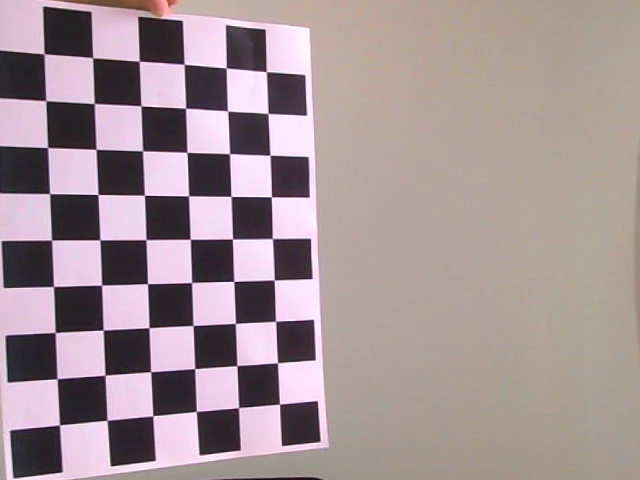
#> input picture img_file/left_rectified.png, 640 x 480 px
$ python wls_improve.py
#> lines starting #> are read from the running program, lines starting #| are printed output that depends on the picture
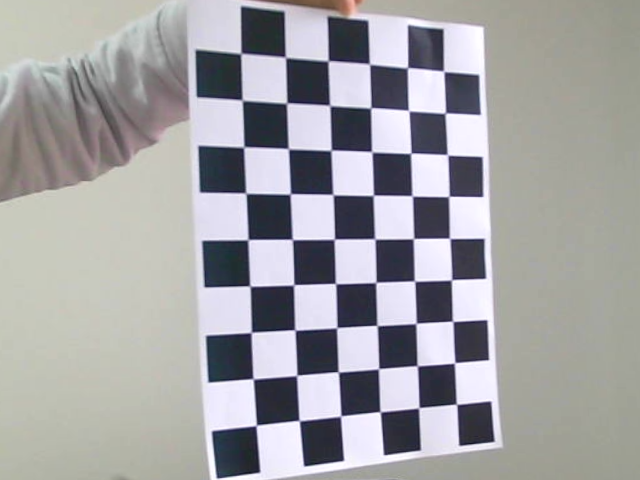
#> input picture img_file/right_rectified.png, 640 x 480 px
import cv2
import matplotlib.pyplot as plt
import numpy as np

def compute_disparity_and_depth(left_rectified, right_rectified):
    # Set up parameters for StereoSGBM algorithm
    window_size = 5
    min_disp = 0
    num_disp = 16 - min_disp
    stereo = cv2.StereoSGBM_create(minDisparity=min_disp,
                                   numDisparities=num_disp,
                                   blockSize=16,
                                   P1=8*3*window_size**2,
                                   P2=32*3*window_size**2,
                                   disp12MaxDiff=1,
                                   uniquenessRatio=10,
                                   speckleWindowSize=100,
                                   speckleRange=32
                                  )

    # Compute disparity image
    disparity = stereo.compute(left_rectified, right_rectified).astype(np.float32) / 16.0

    f = 900  # extract & average from stereoParameters.mat
    T = 0.123  # extract from stereoParameters.mat

    # Compute depth map
    depth = f * T / (disparity + 0.00001)  # adding a small value to avoid division by zero
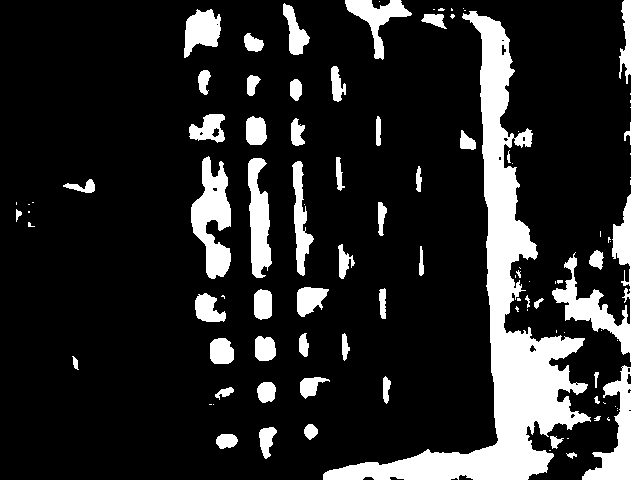
#> depth: shape (480, 640) float32; min -110.7, max 11070000, mean 1872532.5; drawn with min black and max white

    # Return disparity and depth maps
    return disparity, depth


def compute_disparity_with_wls_filter(left_rectified, right_rectified):
    # Set up parameters for StereoSGBM algorithm
    window_size = 5
    min_disp = 4
    num_disp = 16 - min_disp
    stereo = cv2.StereoSGBM_create(minDisparity=min_disp,
                                   numDisparities=num_disp,
                                   blockSize=16,
                                   P1=8*3*window_size**2,
                                   P2=32*3*window_size**2,
                                   disp12MaxDiff=1,
                                   uniquenessRatio=10,
                                   speckleWindowSize=100,
                                   speckleRange=32
                                  )

    # Compute disparity for left and right images
    disparity_left = stereo.compute(left_rectified, right_rectified).astype(np.float32) / 16.0
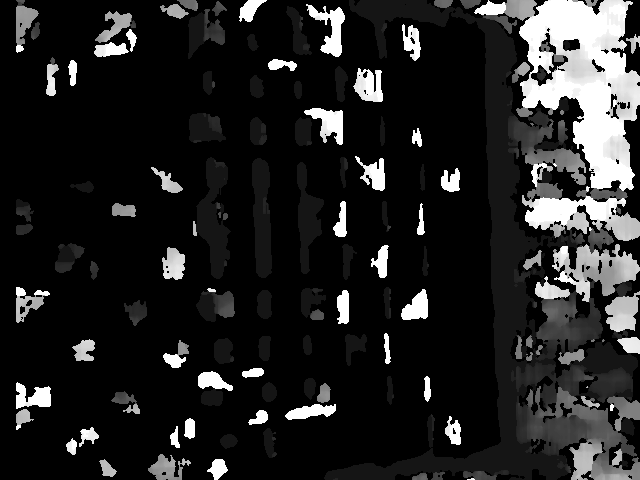
#> disparity_left: shape (480, 640) float32; min 3, max 15, mean 4.68; drawn with min black and max white
    stereo_right = cv2.ximgproc.createRightMatcher(stereo)
    disparity_right = stereo_right.compute(right_rectified, left_rectified).astype(np.float32) / 16.0
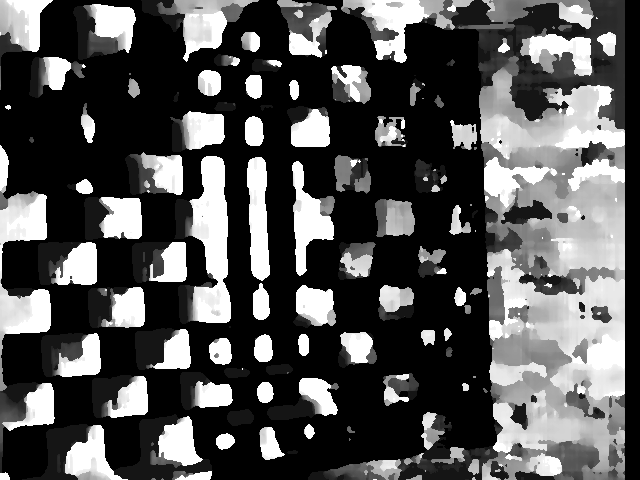
#> disparity_right: shape (480, 640) float32; min -16, max -4, mean -12.08; drawn with min black and max white


    # WLS filter parameters
    lmbda = 8000
    sigma = 1.5
    wls_filter = cv2.ximgproc.createDisparityWLSFilter(stereo)
    wls_filter.setLambda(lmbda)
    wls_filter.setSigmaColor(sigma)

    # Apply WLS filter
    disparity_wls = wls_filter.filter(disparity_left, left_rectified, None, disparity_right)
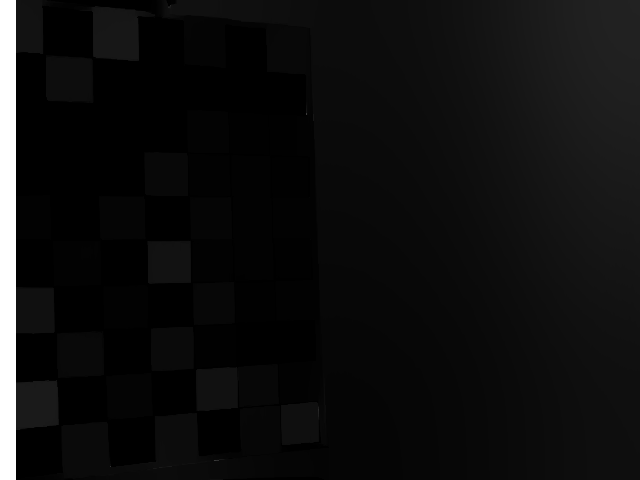
#> disparity_wls: shape (480, 640) float32; min 3, max 48, mean 5.8; drawn with min black and max white

    return disparity_wls


left_rectified_path = "../img_file/left_rectified.png"
right_rectified_path = "../img_file/right_rectified.png"
left_image_rectified = cv2.imread(left_rectified_path, cv2.IMREAD_GRAYSCALE)
right_image_rectified = cv2.imread(right_rectified_path, cv2.IMREAD_GRAYSCALE)

# Compute disparity map
disparity_map, depth_map = compute_disparity_and_depth(left_image_rectified, right_image_rectified)

# Compute disparity map with WLS filter
disparity_wls_map = compute_disparity_with_wls_filter(left_image_rectified, right_image_rectified)

# Plotting the results
fig, axes = plt.subplots(1, 3, figsize=(12, 4))

# Displaying original disparity map
axes[0].imshow(disparity_map, cmap='jet')
axes[0].set_title("Original Disparity Map")

# Displaying WLS filtered disparity map
axes[1].imshow(disparity_wls_map, cmap='jet')
axes[1].set_title("WLS Filtered Disparity Map")

# Displaying original image
axes[2].imshow(left_image_rectified, cmap='gray')
axes[2].set_title("Original Image")

plt.tight_layout()
plt.show()


f = 900  # extract & average from stereoParameters.mat
T = 0.123  # extract from stereoParameters.mat
# Compute depth map based on WLS filtered disparity map
depth_wls_map = f * T / (disparity_wls_map + 0.00001)  # adding a small value to avoid division by zero
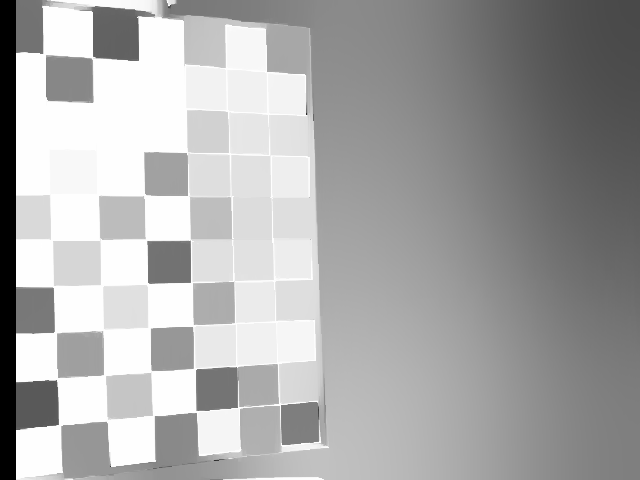
#> depth_wls_map: shape (480, 640) float32; min 2.31, max 36.9, mean 25.1; drawn with min black and max white
# Plotting the WLS based depth map in a new figure
plt.figure(figsize=(8, 6))
plt.imshow(depth_wls_map, cmap='jet_r')
plt.title("WLS Depth Map")
plt.colorbar(label="Depth")
plt.show()
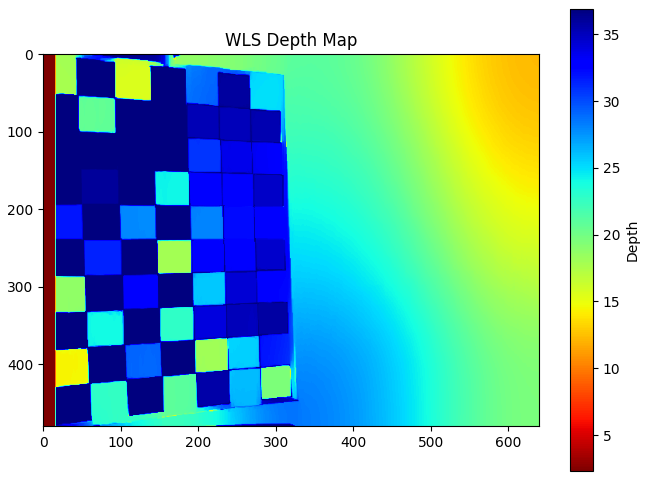
#> figure drawn by matplotlib, 2 panels
